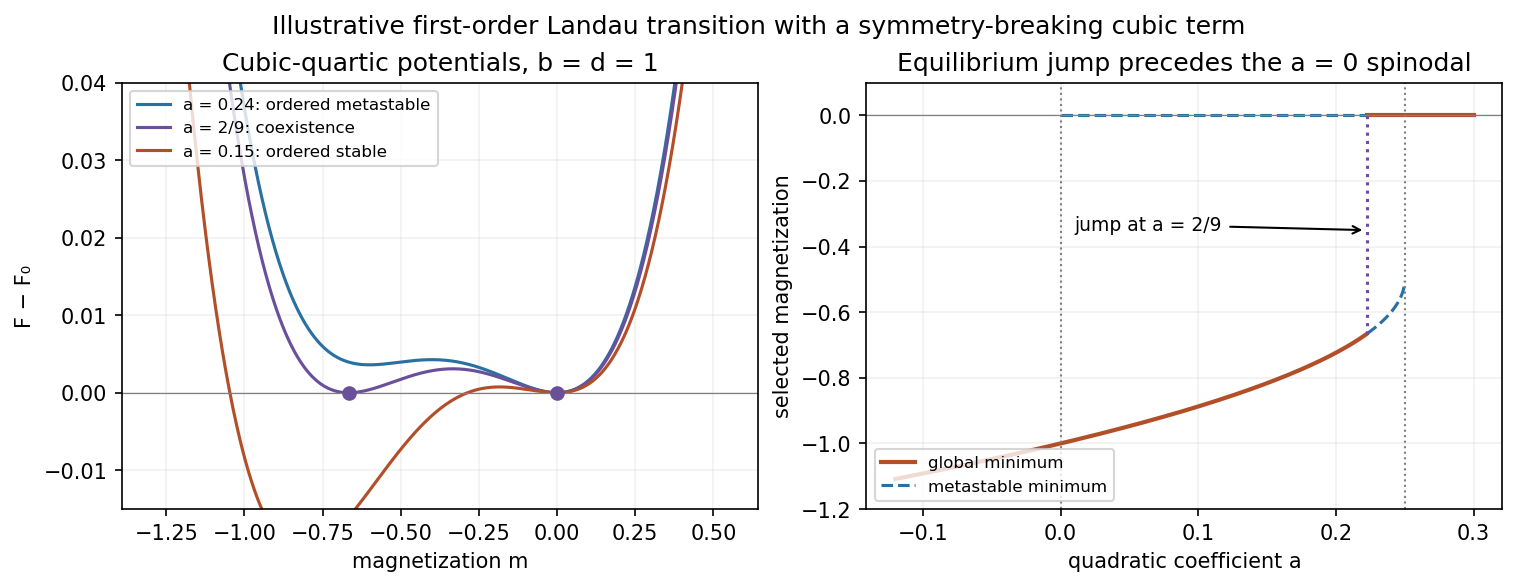

This figure's Python source:
"""Original explanatory figure. Python 3.14, NumPy 2.3, Matplotlib 3.10."""
from pathlib import Path
import numpy as np
import matplotlib
matplotlib.use('Agg')
import matplotlib.pyplot as plt
plt.rcParams.update({'font.size':10,'figure.facecolor':'white','axes.facecolor':'white','savefig.facecolor':'white'})

fig,axs=plt.subplots(1,2,figsize=(10,3.8),layout='constrained');m=np.linspace(-1.3,.55,1000);astar=2/9
for a,col,lab in [(.24,'#2871a1','a = 0.24: ordered metastable'),(astar,'#6a509a','a = 2/9: coexistence'),(.15,'#b34f28','a = 0.15: ordered stable')]:axs[0].plot(m,a*m*m/2+m**3/3+m**4/4,color=col,label=lab)
axs[0].scatter([0,-2/3],[0,0],color='#6a509a',zorder=4);axs[0].set(xlabel='magnetization m',ylabel='F − F₀',ylim=(-.015,.04),title='Cubic-quartic potentials, b = d = 1');axs[0].legend(fontsize=8,loc='upper left')
a=np.linspace(-.12,.3,1000);disc=np.maximum(0,1-4*a);morder=(-1-np.sqrt(disc))/2;stable=a<=astar;axs[1].plot(a[stable],morder[stable],color='#b34f28',lw=2);axs[1].plot(a[a>=astar],np.zeros(np.sum(a>=astar)),color='#b34f28',lw=2,label='global minimum')
meta=(a>astar)&(a<.25);axs[1].plot(a[meta],morder[meta],color='#2871a1',ls='--',label='metastable minimum');meta0=(a>0)&(a<astar);axs[1].plot(a[meta0],np.zeros(np.sum(meta0)),color='#2871a1',ls='--')
axs[1].plot([astar,astar],[-2/3,0],color='#6a509a',ls=':');axs[1].axvline(0,c='gray',ls=':',lw=1);axs[1].axvline(.25,c='gray',ls=':',lw=1);axs[1].annotate('jump at a = 2/9',xy=(astar,-.35),xytext=(.01,-.35),arrowprops={'arrowstyle':'->'},fontsize=9)
axs[1].set(xlabel='quadratic coefficient a',ylabel='selected magnetization',title='Equilibrium jump precedes the a = 0 spinodal',ylim=(-1.2,.1));axs[1].legend(loc='lower left',fontsize=8)
for ax in axs:ax.grid(alpha=.18);ax.axhline(0,c='gray',lw=.6)
fig.suptitle('Illustrative first-order Landau transition with a symmetry-breaking cubic term')

fig.savefig(Path(__file__).stem+'.png',dpi=150,bbox_inches='tight',facecolor='white');plt.close(fig)
